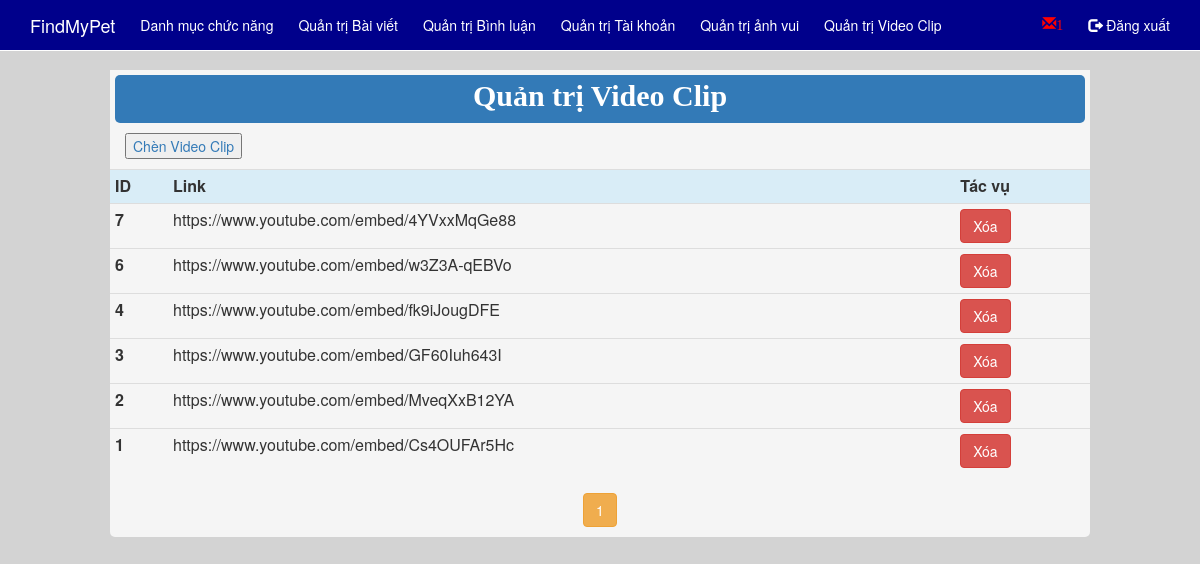
Before: /Admin/QLVideoClip.php (signed in) with the older database file.
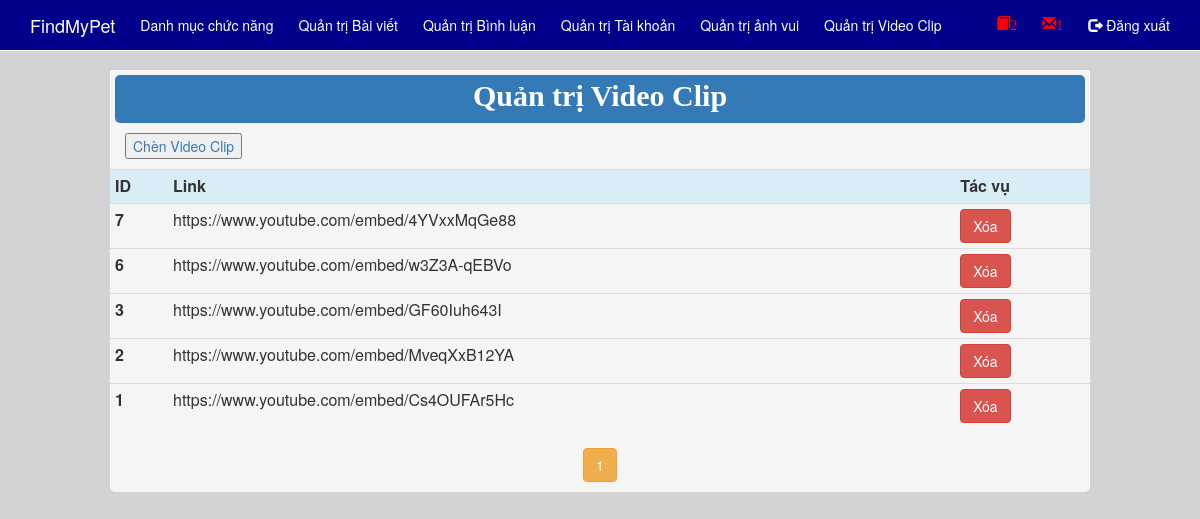
After: the same page with the newer database file.
### tables this page shows
CREATE TABLE IF NOT EXISTS `video` (
  `ID` int(11) NOT NULL,
  `Link` text NOT NULL
);

### Admin/QLVideoClip.php (the view, shortened to what this page needs)
<html>
<head>
    <link href="../asset/Bootstrap/css/bootstrap.min.css" rel="stylesheet">
    <link href="../css/menu.css" rel="stylesheet">
    <link rel="stylesheet" type="text/css" href="../css/style.css" media="screen" />
</head>
<body style="background-color: lightgrey;min-height:100%;">
	<?php
        include("menu_Admin.php");
    ?>
<div class="container" style="background-color: whitesmoke;width:980px; border-radius: 5px;">
	<div class="row" style="background-color: whitesmoke;padding-top: 5px;">
    	<p class="bg-primary" style="margin-right: 5px;margin-left: 5px;font-size: 30px;color:white;font-family: tahoma;text-align: center;border-radius:5px;padding-bottom: 5px;"> <b>Quản trị Video Clip</b> </p>
    </div>
    <div class="row">
        <div class="col-md-3">
        	<p><a href="Video_Tao.php"><input type="button" value="Chèn Video Clip"/></a> </p>
        </div>
	</div>
	<div class="row" align="center" style="margin-bottom:10px">
        <table class="table table-condensed" width="50%">
        <tr>
            <th class="info">ID</th>
            <th class="info">Link</th>
            <th class="info">Tác vụ</th>
        </tr>
        <?php
            $conn = ConnectDB::connect();
            $sql = "SELECT * FROM Video ORDER BY ID DESC";
			$row_per_page=10;
            $resultAll = mysqli_query($conn, $sql);
			$rows = $resultAll->num_rows;
			if ($rows>$row_per_page) $page=ceil($rows/$row_per_page);
			else $page=1;
			if(array_key_exists('start',$_GET))
			{
				$start = $_GET['start'];
			}
			else
				$start = 0;
			$sql .= " LIMIT ".$start.",".$row_per_page;
			$result = mysqli_query($conn, $sql);
            if($result->num_rows > 0)
            {
                while($row = $result->fetch_assoc())
                {
                    echo "<tr>";
                        echo "<th>". $row['ID'] ."</th>";
                        echo "<td>". $row['Link'] ."</td>";
                        echo "<td>
                            <a href='Video_Xoa.php?ID=".$row['ID']."'> <input type='button' value='Xóa' class='btn btn-danger'/> </a>
                            </td>";
                    echo "</tr>";
                }
            }
        ?>
		</table>
        <?php
		$page_cr=($start/$row_per_page)+1;
		for($i=1;$i<=$page;$i++)
		{
		 if ($page_cr!=$i) echo "<a href='QLVideoClip.php?start=".$row_per_page*($i-1)."'><button type='button' class='btn btn-success'>".$i."</button></a>";
		 else echo "<button type='button' class='btn btn-warning'>".$i."</button>";
		}
		?>
    </div>
</div>
</body>
</html>

### Admin/menu_Admin.php (shortened to what this page needs)
<!DOCTYPE HTML PUBLIC "-//W3C//DTD HTML 4.01 Transitional//EN" "http://www.w3.org/TR/html4/loose.dtd">
<html>
<head>
    <link href="../asset/Bootstrap/css/bootstrap.min.css" rel="stylesheet">
    <link href="../css/menu.css" rel="stylesheet">
    <link rel="stylesheet" type="text/css" href="../css/style.css" media="screen" />
</head>
<body>
	<nav class="navbar navbar-default navbar-fixed-top" role="navigation" style="background-color:#00008B;">
		<div class="container" >
			<div class="navbar-header">
				<a class="navbar-brand" href="../index.php">FindMyPet</a>
			</div>
			<div id="navbar" class="navbar-collapse collapse" aria-expanded="false" style="height: 1px;  ">
				<ul class="nav navbar-nav">
                    <li class="active"><a href="DMChucNang.php">Danh mục chức năng </a></li>
					<li class="active"><a href="QLBaiViet.php">Quản trị Bài viết</a></li>
                    <li class="active"><a href="QLBinhLuan.php">Quản trị Bình luận</a></li>
					<li class="active"><a href="QLTaiKhoan.php">Quản trị Tài khoản</a></li>
                    <li class="active"><a href="QLAnhVuiThuCung.php">Quản trị ảnh vui</a></li>
                    <li class="active"><a href="QLVideoClip.php">Quản trị Video Clip</a></li>
				</ul>
				<ul class="nav navbar-nav navbar-right">
                	<?php
                        $conn = ConnectDB::connect();
                        $sqlBV = "SELECT count(ID) FROM BaiViet WHERE KiemDuyet = ".CHUA_KIEM_DUYET;
                        $resutBV = mysqli_query($conn, $sqlBV);
						$countBV = $resutBV->fetch_row();
						if($countBV[0] != 0)
						{
							echo "<li class='active' ><a href='QLBaiViet.php' style='color:red;font-size:14px'><span class='glyphicon glyphicon-book'>".$countBV[0]."</span></a></li>";
						}
						$sqlBL = "SELECT count(ID) FROM BinhLuan WHERE KiemDuyet = ".CHUA_KIEM_DUYET;
                        $resutBL = mysqli_query($conn, $sqlBL);
						$countBL = $resutBL->fetch_row();
						if($countBL[0] != 0)
						{
							echo "<li class='active' ><a href='QLBinhLuan.php' style='color:red;font-size:14px'><span class='glyphicon glyphicon-envelope'>".$countBL[0]."</span></a></li>";
						}
                    ?>
					<li class="active"><a href="../PHP/Logout.php"><span class="glyphicon glyphicon-log-out"></span> Đăng xuất</a></li>
      			</ul>
			</div>
		</div>
	</nav>
</body>
</html>

Changed rows visible on the page:
removed video: ID "4", Link "https://www.youtube.com/embed/fk9iJougDFE"
Other visible differences:
$countBV[0]: (not shown) → "2"
